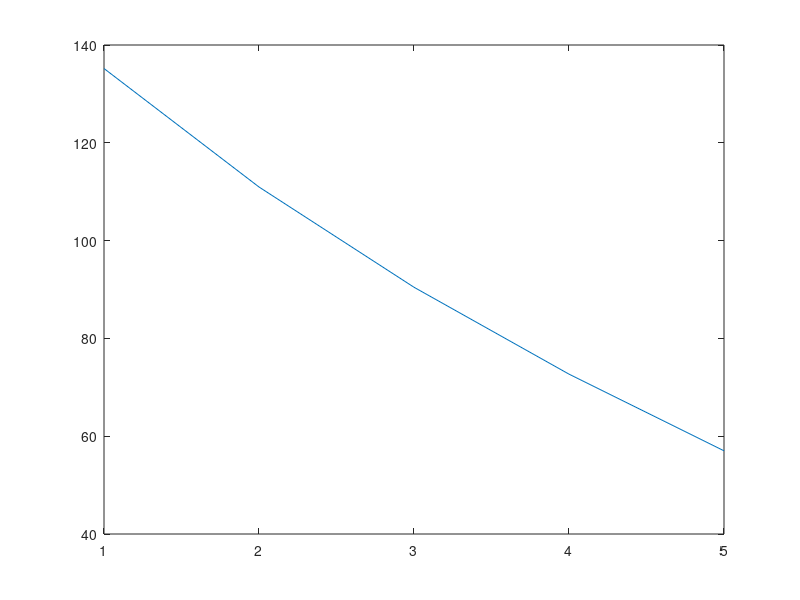

This chart was generated by the following MATLAB code:
clear all; echo off; close all force; clc; %clear another variables
k=25
q=1000
tp1=150
tp2=50     
r1=0.5
r2=1
dr=.1/2
r=r1:dr*2:r2

n=length(r)

A=[2*(r(1)-dr)+r(1)+dr -(r(1)+dr) 0 0 0; -(r(2)-dr) (r(2)+dr+r(2)-dr) -(r(2)+dr) 0 0;0 -(r(3)-dr) (r(3)+dr+r(3)-dr) -(r(3)+dr) 0;0 0 -(r(4)-dr) (r(4)+dr+r(4)-dr) -(r(4)+dr); 0 0 0 -(r(5)-dr) 2*(r(5)+dr)+r(5)-dr],
B=[2*(r(1)-dr)*tp1, 0, 0 ,0 ,2*(r(5)+dr)*tp2]
C=inv(A)*B'
plot(C)